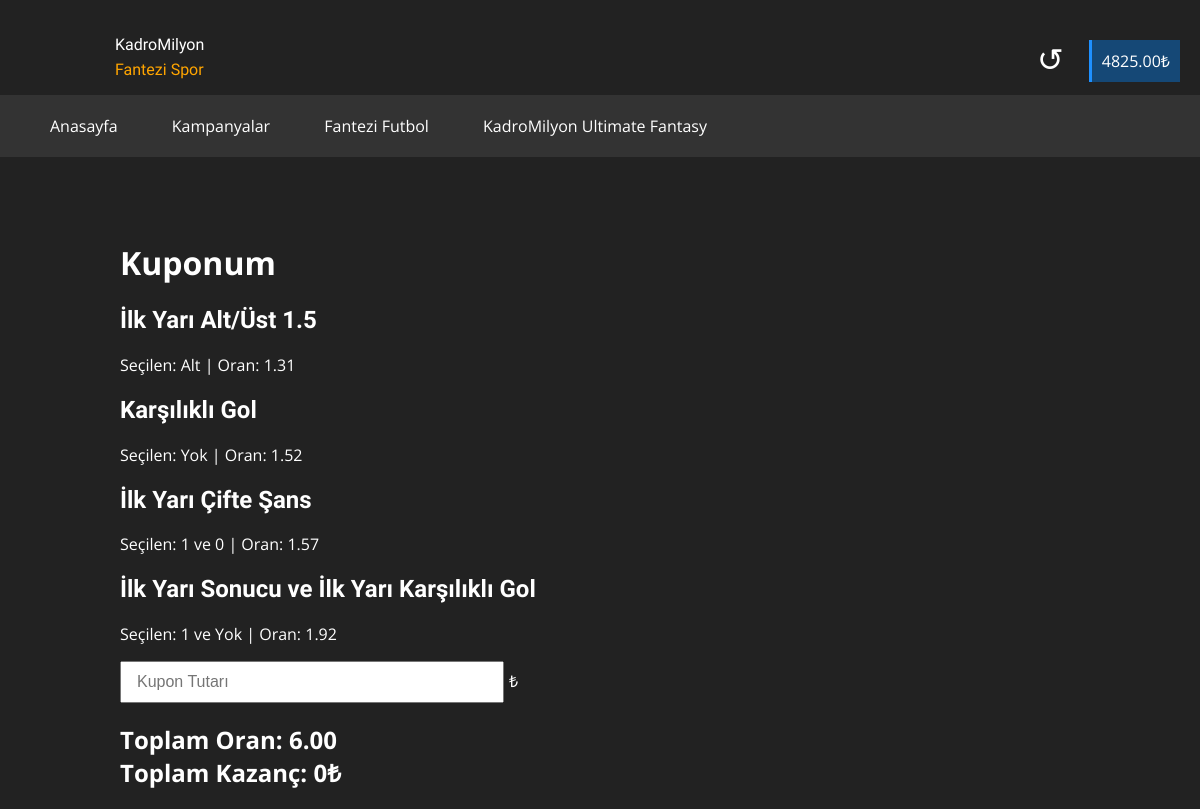
Screenshot of /coupon (signed in) with the database file from the repository.
### app.py (models this page shows, shortened)
class User(db.Model, UserMixin):
    id = db.Column(db.Integer, primary_key=True)
    username = db.Column(db.String)
    email = db.Column(db.String, unique=True)
    password = db.Column(db.String)
    is_admin = db.Column(db.Boolean, default=False)
    balance = db.Column(db.Float, default=0)
    referred_by = db.Column(db.String)

class BetOdd(db.Model):
    id = db.Column(db.Integer, primary_key=True)
    game_id = db.Column(db.String)
    odd = db.Column(db.Float)
    value = db.Column(db.String)
    bet_option_fk = db.Column(db.Integer)
    status = db.Column(db.String, default="Sonuçlanmadı")
    @property
    def ended(self):
        return OpenBet.query.get(BetOption.query.get(self.bet_option_fk).open_bet_fk).bet_ending_datetime < datetime.datetime.now()
    @property
    def bet_option(self):
        return BetOption.query.get(self.bet_option_fk)

class BetOption(db.Model):
    id = db.Column(db.Integer, primary_key=True)
    game_name = db.Column(db.String)
    game_details = db.Column(db.String)
    open_bet_fk = db.Column(db.Integer)

class BetSelectedOption(db.Model):
    id = db.Column(db.Integer, primary_key=True)
    bet_odd_fk = db.Column(db.Integer)
    bet_coupon_fk = db.Column(db.Integer)
    match_name_row = db.Column(db.String)
    @property
    def odd(self):
        return BetOdd.query.get(self.bet_odd_fk)

### app.py (the view, shortened to what this page needs)
@app.route("/coupon", methods=["POST", "GET"])
def coupon():
    if not current_user.is_authenticated:
        return flask.redirect("/login")
    current_coupon = BetCoupon.query.filter_by(user_fk=current_user.id).filter_by(status="Oluşturuluyor").first()
    return flask.render_template("bahis/coupon.html", current_coupon=current_coupon)

### app.py (called while the page is built)
@login_manager.user_loader
def user_loader(user_id):
    user = User.query.get(user_id)
    return user

    @property
    def all_selects(self):
        return BetSelectedOption.query.filter_by(bet_coupon_fk=self.id).all()

    @property
    def total_odd(self):
        total_odd = 1
        for i in BetSelectedOption.query.filter_by(bet_coupon_fk=self.id).all():
            total_odd *= i.odd.odd
        return total_odd

    @property
    def odd_options(self):
        if self.status == "Oluşturuluyor":
            for i in self.all_selects:
                if i.odd.ended:
                    db.session.delete(i)
                    db.session.commit()
        return [i.odd for i in self.all_selects]

### templates/bahis/coupon.html (shortened to what this page needs)
<!doctype html>
<html lang="en">
<head>
</head>
<body style="background-color: #222; padding: 0; margin: 0; font-family: 'Open Sans', sans-serif">
    <div style="width: 100%; box-sizing: border-box; height: 220px; ">
        <img src="/static/kadromilyon.png" alt="" style="width: 75px; padding: 20px; float: left">
        <div style="float: left;" id="hid-mob">
            <p style="color: white; font-size: 1rem; margin-top: 35px; font-family: 'Protest Guerrilla', sans-serif">
                KadroMilyon
            </p>
            <p style="color: orange; font-size: 1rem; margin-top: -10px; font-family: 'Protest Guerrilla', sans-serif">
                Fantezi Spor
            </p>
        </div>
        <div style="float: right; margin-top: 50px;">
            {% if current_user.is_authenticated %}
                <div style="background-color: rgba(0,134,255,0.38); border-left: dodgerblue 3px solid; color: white; padding: 10px; box-sizing: border-box; margin-right: 20px; margin-top: -10px; float: right">
                    <span id="balance">{{'%0.2f'| format(current_user.balance|float)}}</span>₺
                </div>
                <span onclick="refreshBalance()" style="margin-right: 25px; font-size: 2rem; float: right; color: white; margin-top: -13px">&#x21ba;</span>
            {% else %}
                <a href="/login" style="color: white; text-decoration: none; margin-right: 25px;">Giriş Yap</a>
                <a href="/signup" style="color: dodgerblue; text-decoration: none; margin-right: 25px;">Üye Ol</a>
            {% endif %}
        </div>
        <div style="padding: 20px 50px; overflow-x: auto; float: left; white-space: nowrap; width: 100vw; background-color: #333; box-sizing: border-box">
            <span style="display: inline-block; color: white" onclick="document.location = '/'">
                Anasayfa
            </span>
            <span style="display: inline-block; margin-left: 50px; color: white" onclick="document.location = '/bonuses'">
                Kampanyalar
            </span>
            <span style="display: inline-block; margin-left: 50px; color: white" onclick="document.location = '/fantasy'">
                Fantezi Futbol
            </span>
            <span style="display: inline-block; margin-left: 50px; color: white" onclick="document.location = '/ultimate_fantasy'">
                KadroMilyon Ultimate Fantasy
            </span>
        </div>
    </div>
    <center style="color: white">
      <div style="text-align: left; width: 80%">
          <h1>Kuponum</h1>
          {% for i in current_coupon.odd_options %}
            <h2 style="font-family: 'Protest Guerrilla', sans-serif">
                {{ i.bet_option.game_name }}
            </h2>
            <p>Seçilen: {{ i.value }} | Oran: {{ i.odd }}</p>
          {% endfor %}
          <form method="post" enctype="multipart/form-data"><input type="text" id="coupon-val" name="coupon_value" oninput="calculateTotalPrize()" style="padding: 10px 15px; font-family: sans-serif; outline: none; font-size: 1rem; width: 40%; box-sizing: border-box;" placeholder="Kupon Tutarı"><span style="color: white; margin-left: 5px">₺</span></form>
          <h2>
              Toplam Oran: {{ '%0.2f'| format(current_coupon.total_odd) }}
              <br>
              Toplam Kazanç: <span id="total_prize">0</span>₺
          </h2>
      </div>
    </center>
</body>
</html>

### rows the page displays
User: balance "4825.00"
BetOdd: bet_option.game_name "İlk Yarı Alt/Üst 1.5", value "Alt", odd "1.31"
BetOdd: bet_option.game_name "Karşılıklı Gol", value "Yok", odd "1.52"
BetOdd: bet_option.game_name "İlk Yarı Çifte Şans", value "1 ve 0", odd "1.57"
BetOdd: bet_option.game_name "İlk Yarı Sonucu ve İlk Yarı Karşılıklı Gol", value "1 ve Yok", odd "1.92"
BetSelectedOption: total_odd "6.00"
